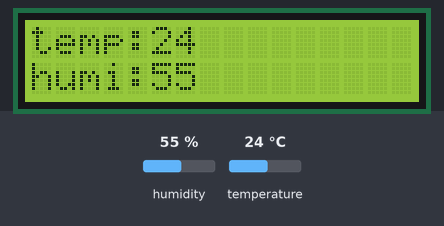
A sketch run on a simulated Arduino Uno, built with avr-gcc and run on an emulated ATmega328P. On the bench: 16×2 character LCD. The inputs (shaded band) are chosen by the test bench; at power-on: humidity 55 %, temperature 24 °C. What the sketch prints to the serial monitor is not drawn.

Above: at 1.7 s.
1.8 s: humidity set to 22 %
At 3.8 s:
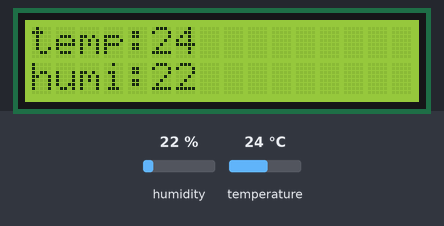
4.6 s: temperature set to 12 °C
At 7.0 s:
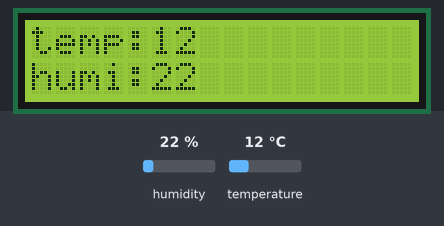
7.8 s: humidity set to 40 %
At 10.1 s:
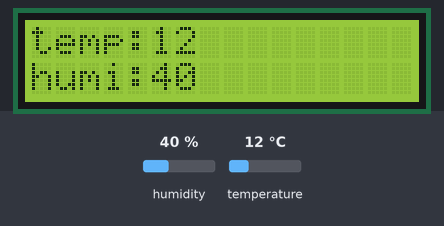
10.9 s: temperature set to 19 °C
At 13.2 s:
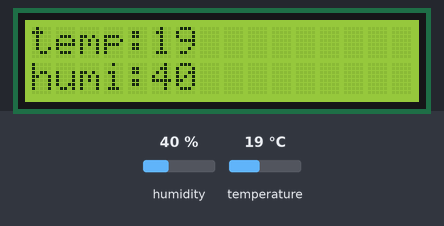
Timing chart, 0 to 14.7 s (numbered marks = the images above; inputs shaded):
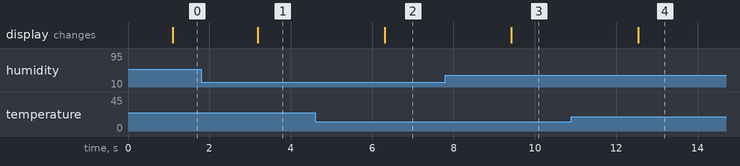

Measured:
- after the input at 1.8 s, the display: changes after 1.4 s (image 1)
- after the input at 4.6 s, the display: changes after 1.7 s (image 2)
- after the input at 7.8 s, the display: changes after 1.6 s (image 3)
- after the input at 10.9 s, the display: changes after 1.6 s (image 4)

The sketch:

2_readDHT11.ino
```cpp
#include <LiquidCrystal_I2C.h>

/*!
 * @file readDHT11.ino
 * @brief DHT11 is used to read the temperature and humidity of the current environment.
 *
 * @copyright   Copyright (c) 2010 DFRobot Co.Ltd (http://www.dfrobot.com)
 * @license     The MIT License (MIT)
 * @author [Wuxiao](xiao.wu@dfrobot.com)
 * @version  V1.0
 * @date  2018-09-14
 * @url https://github.com/DFRobot/DFRobot_DHT11
 */

#include <DFRobot_DHT11.h>
DFRobot_DHT11 DHT;
#define DHT11_PIN 10
//#include <LiquidCrystal_I2C.h>

 LiquidCrystal_I2C lcd(0x27,16,2);

void setup(){
  Serial.begin(9600);
 // lcd.begin();
 lcd.begin();

  lcd.backlight();
}

void loop(){
  DHT.read(DHT11_PIN);
  Serial.print("temp:");
  Serial.print(DHT.temperature);
  Serial.print("  humi:");
  Serial.println(DHT.humidity);
  delay(1000);
  lcd.setCursor(0,0);
  lcd.print("temp:");
  lcd.print(DHT.temperature);
  lcd.setCursor(0,1);
  lcd.print("humi:");
  lcd.print(DHT.humidity);
}
```
